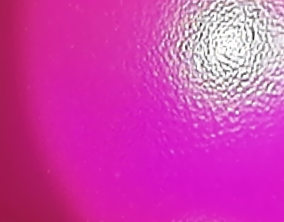
#> input picture front.png, 284 x 222 px
$ python main.py
#> lines starting #> are read from the running program, lines starting #| are printed output that depends on the picture; after the words box and inside, x2 and y2 are one past the last pixel; in counts of white or black regions, pixels touching at a corner belong together
### colorList.py
import numpy as np
import collections


# 定义字典存放颜色分量上下限
# 例如：{颜色 [min分量, max分量]}
# {'red' [array([160,  43,  46]), array([179, 255, 255])]}

def getColorList():
    dict = collections.defaultdict(list)

    # 黑色
    lower_black = np.array([0, 0, 0])
    upper_black = np.array([180, 255, 46])
    color_list = []
    color_list.append(lower_black)
    color_list.append(upper_black)
    dict['black'] = color_list

    # [9 lines of commented-out code are left out]
    lower_white = np.array([0, 0, 221])
    upper_white = np.array([180, 30, 255])
    color_list = []
    color_list.append(lower_white)
    color_list.append(upper_white)
    dict['white'] = color_list

    # 红色
    lower_red = np.array([156, 43, 46])
    upper_red = np.array([180, 255, 255])
    color_list = []
    color_list.append(lower_red)
    color_list.append(upper_red)
    dict['red'] = color_list

    # 红色2
    lower_red = np.array([0, 43, 46])
    upper_red = np.array([10, 255, 255])
    color_list = []
    color_list.append(lower_red)
    color_list.append(upper_red)
    dict['red2'] = color_list

    # 橙色
    lower_orange = np.array([11, 43, 46])
    upper_orange = np.array([25, 255, 255])
    color_list = []
    color_list.append(lower_orange)
    color_list.append(upper_orange)
    dict['orange'] = color_list

    # 黄色
    lower_yellow = np.array([26, 43, 46])
    upper_yellow = np.array([34, 255, 255])
    color_list = []
    color_list.append(lower_yellow)
    color_list.append(upper_yellow)
    dict['yellow'] = color_list

    # 绿色
    lower_green = np.array([35, 43, 46])
    upper_green = np.array([77, 255, 255])
    color_list = []
    color_list.append(lower_green)
    color_list.append(upper_green)
    dict['green'] = color_list

    # 青色
    lower_cyan = np.array([78, 43, 46])
    upper_cyan = np.array([99, 255, 255])
    color_list = []
    color_list.append(lower_cyan)
    color_list.append(upper_cyan)
    dict['cyan'] = color_list

    # 蓝色
    lower_blue = np.array([100, 43, 46])
    upper_blue = np.array([124, 255, 255])
    color_list = []
    color_list.append(lower_blue)
    color_list.append(upper_blue)
    dict['blue'] = color_list

    # 紫色
    lower_purple = np.array([125, 43, 46])
    upper_purple = np.array([155, 255, 255])
    color_list = []
    color_list.append(lower_purple)
    color_list.append(upper_purple)
    dict['purple'] = color_list

    return dict


# [10 lines that do not run on import are left out]

### main.py
import cv2
import numpy as np
import colorList

# filename = 'right.png'


# 处理图片
def get_color(frame):
    # print('go in get_color')
    hsv = cv2.cvtColor(frame, cv2.COLOR_BGR2HSV)
    maxsum = -100
    color = None
    color_dict = colorList.getColorList()
    for d in color_dict:
        mask = cv2.inRange(hsv, color_dict[d][0], color_dict[d][1])
        # cv2.imwrite(d + '.png', mask)
        binary = cv2.threshold(mask, 127, 255, cv2.THRESH_BINARY)[1]
        binary = cv2.dilate(binary, None, iterations=2)
        cnts, hiera = cv2.findContours(binary.copy(), cv2.RETR_EXTERNAL, cv2.CHAIN_APPROX_SIMPLE)
        sum = 0
        for c in cnts:
            sum += cv2.contourArea(c)
        if sum > maxsum:
            maxsum = sum
            color = d

    return color


if __name__ == '__main__':
    frame_front = cv2.imread('front.png')
#> frame_front is the input picture: shape (222, 284, 3); mean B, G, R 173, 63.7, 208.3
    frame_rear = cv2.imread('rear.png')
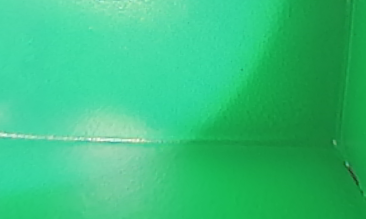
#> input picture rear.png, 366 x 219 px
#> frame_rear is the input picture: shape (219, 366, 3); mean B, G, R 124.4, 192.8, 54
    frame_left = cv2.imread('left.png')
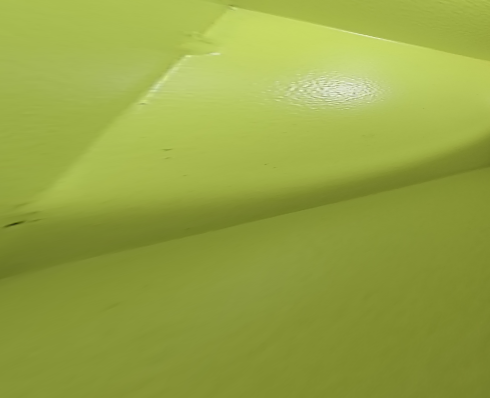
#> input picture left.png, 490 x 398 px
#> frame_left is the input picture: shape (398, 490, 3); mean B, G, R 67.8, 165.4, 150.6
    frame_right = cv2.imread('right.png')
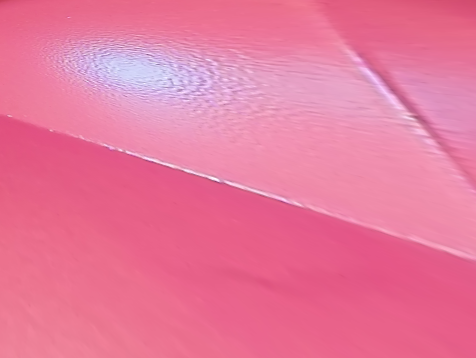
#> input picture right.png, 476 x 358 px
#> frame_right is the input picture: shape (358, 476, 3); mean B, G, R 156.8, 119.8, 232.4
    print(get_color(frame_front))
#> in get_color, `hsv = cv2.cvtColor(frame, cv2.COLOR_BGR2HSV)`: hsv: shape (222, 284, 3); mean H, S, V 154.9, 177.6, 208.3
#> the loop in get_color, `for d in color_dict:` made 10 passes
#> pass 1, in get_color, `mask = cv2.inRange(hsv, color_dict[d][0], color_dict[d][1])`:
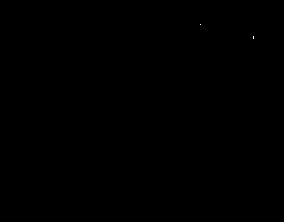
#> mask: shape (222, 284); 0.01% white in thin lines or dots, all inside (x1, y1, x2, y2) = (200, 24, 254, 39)
#> after the loop in get_color, `for d in color_dict:`:
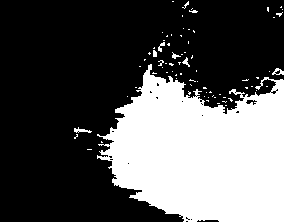
#> mask: shape (222, 284); 33.6% white; 76 white regions (69 under 20 px), largest, box (x1, y1, x2, y2) and area: (97, 64, 284, 222) 20655, (74, 127, 92, 133) 52, (272, 68, 284, 75) 45
#> after the loop in get_color, `for d in color_dict:`: color = 'red'; maxsum = 37005.5
#| red
    print(get_color(frame_rear))
#> in get_color (call 2), `hsv = cv2.cvtColor(frame, cv2.COLOR_BGR2HSV)`: hsv: shape (219, 366, 3); mean H, S, V 75, 187, 192.8
#| green
    print(get_color(frame_left))
#> in get_color (call 3), `hsv = cv2.cvtColor(frame, cv2.COLOR_BGR2HSV)`: hsv: shape (398, 490, 3); mean H, S, V 34.5, 152.7, 165.4
#| green
    print(get_color(frame_right))
#> in get_color (call 4), `hsv = cv2.cvtColor(frame, cv2.COLOR_BGR2HSV)`: hsv: shape (358, 476, 3); mean H, S, V 169, 124, 233
#> the loop in get_color (call 4), `for d in color_dict:` made 10 passes
#> cnts on pass 3: [[[0, 0], [0, 357], [475, 357], [475, 0]]]
#> pass 3, in get_color (call 4), `mask = cv2.inRange(hsv, color_dict[d][0], color_dict[d][1])`:
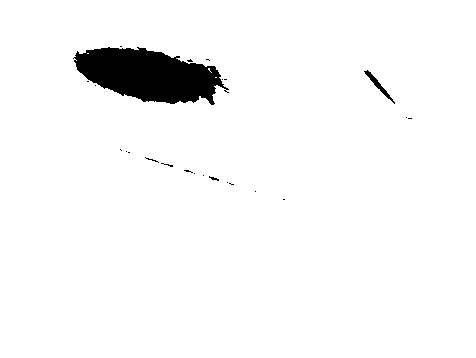
#> mask: shape (358, 476); 96.4% white; 24 black regions (21 under 20 px), largest, box (x1, y1, x2, y2) and area: (73, 47, 229, 105) 5788, (364, 70, 395, 104) 170, (209, 176, 219, 181) 21
#> after the loop in get_color (call 4), `for d in color_dict:`:
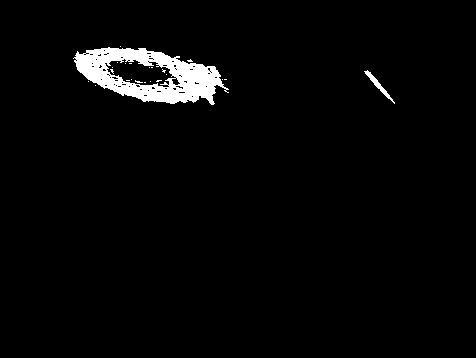
#> mask: shape (358, 476); 2.8% white; 23 white regions (21 under 20 px), largest, box (x1, y1, x2, y2) and area: (73, 47, 229, 105) 4454, (364, 70, 395, 104) 170
#> after the loop in get_color (call 4), `for d in color_dict:`: color = 'red'; maxsum = 169575
#| red
